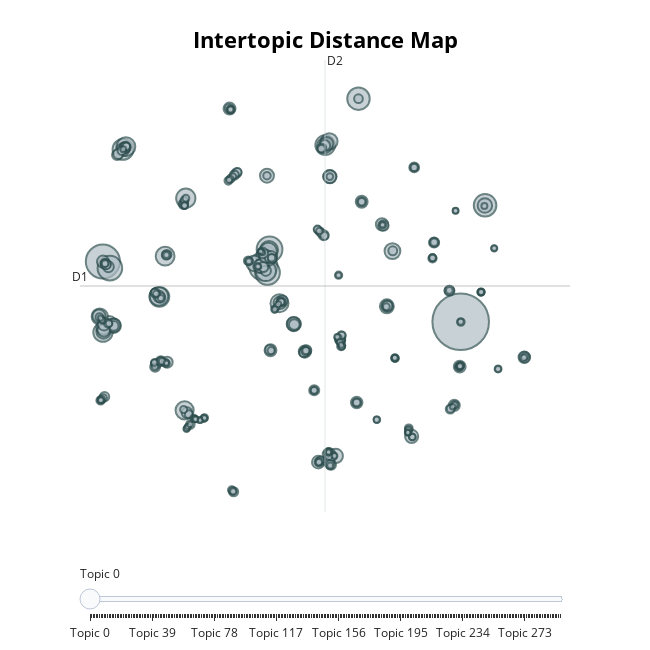

Source (notebook cell):
### Code cell
topic_model.visualize_topics()

### Figure 1 — Plotly figure (JSON) as saved in the notebook; plotly's stock layout.template omitted (floating-point values rounded to 4 significant figures; data arrays with more than 128 entries replaced by an {"elided": "..."} marker saying what was removed)
{"data": [{"customdata": {"elided": "296x3 mixed values"}, "hovertemplate": "<b>Topic %{customdata[0]}</b><br>Words: %{customdata[1]}<br>Size: %{customdata[2]}", "legendgroup": "", "marker": {"color": "#B0BEC5", "line": {"color": "DarkSlateGrey", "width": 2}, "size": {"elided": "296 int values"}, "sizemode": "area", "sizeref": 0.7106, "symbol": "circle"}, "mode": "markers", "name": "", "orientation": "v", "showlegend": false, "type": "scatter", "x": {"elided": "296 float values"}, "xaxis": "x", "y": {"elided": "296 float values"}, "yaxis": "y"}], "layout": {"annotations": [{"showarrow": false, "text": "D1", "x": -9.592, "y": 5.003, "yshift": 10}, {"showarrow": false, "text": "D2", "x": 6.535, "xshift": 10, "y": 21.0}], "height": 650, "hoverlabel": {"bgcolor": "white", "font": {"family": "Rockwell", "size": 16}}, "legend": {"itemsizing": "constant", "tracegroupgap": 0}, "margin": {"t": 60}, "shapes": [{"line": {"color": "#CFD8DC", "width": 2}, "type": "line", "x0": 6.535, "x1": 6.535, "y0": -10.99, "y1": 21.0}, {"line": {"color": "#9E9E9E", "width": 2}, "type": "line", "x0": -9.592, "x1": 22.66, "y0": 5.003, "y1": 5.003}], "sliders": [{"active": 0, "pad": {"t": 50}, "steps": [{"args": [{"marker.color": {"elided": "1x296 str values"}}], "label": "Topic 0", "method": "update"}, {"args": [{"marker.color": {"elided": "1x296 str values"}}], "label": "Topic 1", "method": "update"}, {"args": [{"marker.color": {"elided": "1x296 str values"}}], "label": "Topic 2", "method": "update"}, {"args": [{"marker.color": {"elided": "1x296 str values"}}], "label": "Topic 3", "method": "update"}, {"args": [{"marker.color": {"elided": "1x296 str values"}}], "label": "Topic 4", "method": "update"}, {"args": [{"marker.color": {"elided": "1x296 str values"}}], "label": "Topic 5", "method": "update"}, {"args": [{"marker.color": {"elided": "1x296 str values"}}], "label": "Topic 6", "method": "update"}, {"args": [{"marker.color": {"elided": "1x296 str values"}}], "label": "Topic 7", "method": "update"}, {"args": [{"marker.color": {"elided": "1x296 str values"}}], "label": "Topic 8", "method": "update"}, {"args": [{"marker.color": {"elided": "1x296 str values"}}], "label": "Topic 9", "method": "update"}, {"args": [{"marker.color": {"elided": "1x296 str values"}}], "label": "Topic 10", "method": "update"}, {"args": [{"marker.color": {"elided": "1x296 str values"}}], "label": "Topic 11", "method": "update"}, {"args": [{"marker.color": {"elided": "1x296 str values"}}], "label": "Topic 12", "method": "update"}, {"args": [{"marker.color": {"elided": "1x296 str values"}}], "label": "Topic 13", "method": "update"}, {"args": [{"marker.color": {"elided": "1x296 str values"}}], "label": "Topic 14", "method": "update"}, {"args": [{"marker.color": {"elided": "1x296 str values"}}], "label": "Topic 15", "method": "update"}, {"args": [{"marker.color": {"elided": "1x296 str values"}}], "label": "Topic 16", "method": "update"}, {"args": [{"marker.color": {"elided": "1x296 str values"}}], "label": "Topic 17", "method": "update"}, {"args": [{"marker.color": {"elided": "1x296 str values"}}], "label": "Topic 18", "method": "update"}, {"args": [{"marker.color": {"elided": "1x296 str values"}}], "label": "Topic 19", "method": "update"}, {"args": [{"marker.color": {"elided": "1x296 str values"}}], "label": "Topic 20", "method": "update"}, {"args": [{"marker.color": {"elided": "1x296 str values"}}], "label": "Topic 21", "method": "update"}, {"args": [{"marker.color": {"elided": "1x296 str values"}}], "label": "Topic 22", "method": "update"}, {"args": [{"marker.color": {"elided": "1x296 str values"}}], "label": "Topic 23", "method": "update"}, {"args": [{"marker.color": {"elided": "1x296 str values"}}], "label": "Topic 24", "method": "update"}, {"args": [{"marker.color": {"elided": "1x296 str values"}}], "label": "Topic 25", "method": "update"}, {"args": [{"marker.color": {"elided": "1x296 str values"}}], "label": "Topic 26", "method": "update"}, {"args": [{"marker.color": {"elided": "1x296 str values"}}], "label": "Topic 27", "method": "update"}, {"args": [{"marker.color": {"elided": "1x296 str values"}}], "label": "Topic 28", "method": "update"}, {"args": [{"marker.color": {"elided": "1x296 str values"}}], "label": "Topic 29", "method": "update"}, {"args": [{"marker.color": {"elided": "1x296 str values"}}], "label": "Topic 30", "method": "update"}, {"args": [{"marker.color": {"elided": "1x296 str values"}}], "label": "Topic 31", "method": "update"}, {"args": [{"marker.color": {"elided": "1x296 str values"}}], "label": "Topic 32", "method": "update"}, {"args": [{"marker.color": {"elided": "1x296 str values"}}], "label": "Topic 33", "method": "update"}, {"args": [{"marker.color": {"elided": "1x296 str values"}}], "label": "Topic 34", "method": "update"}, {"args": [{"marker.color": {"elided": "1x296 str values"}}], "label": "Topic 35", "method": "update"}, {"args": [{"marker.color": {"elided": "1x296 str values"}}], "label": "Topic 36", "method": "update"}, {"args": [{"marker.color": {"elided": "1x296 str values"}}], "label": "Topic 37", "method": "update"}, {"args": [{"marker.color": {"elided": "1x296 str values"}}], "label": "Topic 38", "method": "update"}, {"args": [{"marker.color": {"elided": "1x296 str values"}}], "label": "Topic 39", "method": "update"}, {"args": [{"marker.color": {"elided": "1x296 str values"}}], "label": "Topic 40", "method": "update"}, {"args": [{"marker.color": {"elided": "1x296 str values"}}], "label": "Topic 41", "method": "update"}, {"args": [{"marker.color": {"elided": "1x296 str values"}}], "label": "Topic 42", "method": "update"}, {"args": [{"marker.color": {"elided": "1x296 str values"}}], "label": "Topic 43", "method": "update"}, {"args": [{"marker.color": {"elided": "1x296 str values"}}], "label": "Topic 44", "method": "update"}, {"args": [{"marker.color": {"elided": "1x296 str values"}}], "label": "Topic 45", "method": "update"}, {"args": [{"marker.color": {"elided": "1x296 str values"}}], "label": "Topic 46", "method": "update"}, {"args": [{"marker.color": {"elided": "1x296 str values"}}], "label": "Topic 47", "method": "update"}, {"args": [{"marker.color": {"elided": "1x296 str values"}}], "label": "Topic 48", "method": "update"}, {"args": [{"marker.color": {"elided": "1x296 str values"}}], "label": "Topic 49", "method": "update"}, {"args": [{"marker.color": {"elided": "1x296 str values"}}], "label": "Topic 50", "method": "update"}, {"args": [{"marker.color": {"elided": "1x296 str values"}}], "label": "Topic 51", "method": "update"}, {"args": [{"marker.color": {"elided": "1x296 str values"}}], "label": "Topic 52", "method": "update"}, {"args": [{"marker.color": {"elided": "1x296 str values"}}], "label": "Topic 53", "method": "update"}, {"args": [{"marker.color": {"elided": "1x296 str values"}}], "label": "Topic 54", "method": "update"}, {"args": [{"marker.color": {"elided": "1x296 str values"}}], "label": "Topic 55", "method": "update"}, {"args": [{"marker.color": {"elided": "1x296 str values"}}], "label": "Topic 56", "method": "update"}, {"args": [{"marker.color": {"elided": "1x296 str values"}}], "label": "Topic 57", "method": "update"}, {"args": [{"marker.color": {"elided": "1x296 str values"}}], "label": "Topic 58", "method": "update"}, {"args": [{"marker.color": {"elided": "1x296 str values"}}], "label": "Topic 59", "method": "update"}, {"args": [{"marker.color": {"elided": "1x296 str values"}}], "label": "Topic 60", "method": "update"}, {"args": [{"marker.color": {"elided": "1x296 str values"}}], "label": "Topic 61", "method": "update"}, {"args": [{"marker.color": {"elided": "1x296 str values"}}], "label": "Topic 62", "method": "update"}, {"args": [{"marker.color": {"elided": "1x296 str values"}}], "label": "Topic 63", "method": "update"}, {"args": [{"marker.color": {"elided": "1x296 str values"}}], "label": "Topic 64", "method": "update"}, {"args": [{"marker.color": {"elided": "1x296 str values"}}], "label": "Topic 65", "method": "update"}, {"args": [{"marker.color": {"elided": "1x296 str values"}}], "label": "Topic 66", "method": "update"}, {"args": [{"marker.color": {"elided": "1x296 str values"}}], "label": "Topic 67", "method": "update"}, {"args": [{"marker.color": {"elided": "1x296 str values"}}], "label": "Topic 68", "method": "update"}, {"args": [{"marker.color": {"elided": "1x296 str values"}}], "label": "Topic 69", "method": "update"}, {"args": [{"marker.color": {"elided": "1x296 str values"}}], "label": "Topic 70", "method": "update"}, {"args": [{"marker.color": {"elided": "1x296 str values"}}], "label": "Topic 71", "method": "update"}, {"args": [{"marker.color": {"elided": "1x296 str values"}}], "label": "Topic 72", "method": "update"}, {"args": [{"marker.color": {"elided": "1x296 str values"}}], "label": "Topic 73", "method": "update"}, {"args": [{"marker.color": {"elided": "1x296 str values"}}], "label": "Topic 74", "method": "update"}, {"args": [{"marker.color": {"elided": "1x296 str values"}}], "label": "Topic 75", "method": "update"}, {"args": [{"marker.color": {"elided": "1x296 str values"}}], "label": "Topic 76", "method": "update"}, {"args": [{"marker.color": {"elided": "1x296 str values"}}], "label": "Topic 77", "method": "update"}, {"args": [{"marker.color": {"elided": "1x296 str values"}}], "label": "Topic 78", "method": "update"}, {"args": [{"marker.color": {"elided": "1x296 str values"}}], "label": "Topic 79", "method": "update"}, {"args": [{"marker.color": {"elided": "1x296 str values"}}], "label": "Topic 80", "method": "update"}, {"args": [{"marker.color": {"elided": "1x296 str values"}}], "label": "Topic 81", "method": "update"}, {"args": [{"marker.color": {"elided": "1x296 str values"}}], "label": "Topic 82", "method": "update"}, {"args": [{"marker.color": {"elided": "1x296 str values"}}], "label": "Topic 83", "method": "update"}, {"args": [{"marker.color": {"elided": "1x296 str values"}}], "label": "Topic 84", "method": "update"}, {"args": [{"marker.color": {"elided": "1x296 str values"}}], "label": "Topic 85", "method": "update"}, {"args": [{"marker.color": {"elided": "1x296 str values"}}], "label": "Topic 86", "method": "update"}, {"args": [{"marker.color": {"elided": "1x296 str values"}}], "label": "Topic 87", "method": "update"}, {"args": [{"marker.color": {"elided": "1x296 str values"}}], "label": "Topic 88", "method": "update"}, {"args": [{"marker.color": {"elided": "1x296 str values"}}], "label": "Topic 89", "method": "update"}, {"args": [{"marker.color": {"elided": "1x296 str values"}}], "label": "Topic 90", "method": "update"}, {"args": [{"marker.color": {"elided": "1x296 str values"}}], "label": "Topic 91", "method": "update"}, {"args": [{"marker.color": {"elided": "1x296 str values"}}], "label": "Topic 92", "method": "update"}, {"args": [{"marker.color": {"elided": "1x296 str values"}}], "label": "Topic 93", "method": "update"}, {"args": [{"marker.color": {"elided": "1x296 str values"}}], "label": "Topic 94", "method": "update"}, {"args": [{"marker.color": {"elided": "1x296 str values"}}], "label": "Topic 95", "method": "update"}, {"args": [{"marker.color": {"elided": "1x296 str values"}}], "label": "Topic 96", "method": "update"}, {"args": [{"marker.color": {"elided": "1x296 str values"}}], "label": "Topic 97", "method": "update"}, {"args": [{"marker.color": {"elided": "1x296 str values"}}], "label": "Topic 98", "method": "update"}, {"args": [{"marker.color": {"elided": "1x296 str values"}}], "label": "Topic 99", "method": "update"}, {"args": [{"marker.color": {"elided": "1x296 str values"}}], "label": "Topic 100", "method": "update"}, {"args": [{"marker.color": {"elided": "1x296 str values"}}], "label": "Topic 101", "method": "update"}, {"args": [{"marker.color": {"elided": "1x296 str values"}}], "label": "Topic 102", "method": "update"}, {"args": [{"marker.color": {"elided": "1x296 str values"}}], "label": "Topic 103", "method": "update"}, {"args": [{"marker.color": {"elided": "1x296 str values"}}], "label": "Topic 104", "method": "update"}, {"args": [{"marker.color": {"elided": "1x296 str values"}}], "label": "Topic 105", "method": "update"}, {"args": [{"marker.color": {"elided": "1x296 str values"}}], "label": "Topic 106", "method": "update"}, {"args": [{"marker.color": {"elided": "1x296 str values"}}], "label": "Topic 107", "method": "update"}, {"args": [{"marker.color": {"elided": "1x296 str values"}}], "label": "Topic 108", "method": "update"}, {"args": [{"marker.color": {"elided": "1x296 str values"}}], "label": "Topic 109", "method": "update"}, {"args": [{"marker.color": {"elided": "1x296 str values"}}], "label": "Topic 110", "method": "update"}, {"args": [{"marker.color": {"elided": "1x296 str values"}}], "label": "Topic 111", "method": "update"}, {"args": [{"marker.color": {"elided": "1x296 str values"}}], "label": "Topic 112", "method": "update"}, {"args": [{"marker.color": {"elided": "1x296 str values"}}], "label": "Topic 113", "method": "update"}, {"args": [{"marker.color": {"elided": "1x296 str values"}}], "label": "Topic 114", "method": "update"}, {"args": [{"marker.color": {"elided": "1x296 str values"}}], "label": "Topic 115", "method": "update"}, {"args": [{"marker.color": {"elided": "1x296 str values"}}], "label": "Topic 116", "method": "update"}, {"args": [{"marker.color": {"elided": "1x296 str values"}}], "label": "Topic 117", "method": "update"}, {"args": [{"marker.color": {"elided": "1x296 str values"}}], "label": "Topic 118", "method": "update"}, {"args": [{"marker.color": {"elided": "1x296 str values"}}], "label": "Topic 119", "method": "update"}, {"args": [{"marker.color": {"elided": "1x296 str values"}}], "label": "Topic 120", "method": "update"}, {"args": [{"marker.color": {"elided": "1x296 str values"}}], "label": "Topic 121", "method": "update"}, {"args": [{"marker.color": {"elided": "1x296 str values"}}], "label": "Topic 122", "method": "update"}, {"args": [{"marker.color": {"elided": "1x296 str values"}}], "label": "Topic 123", "method": "update"}, {"args": [{"marker.color": {"elided": "1x296 str values"}}], "label": "Topic 124", "method": "update"}, {"args": [{"marker.color": {"elided": "1x296 str values"}}], "label": "Topic 125", "method": "update"}, {"args": [{"marker.color": {"elided": "1x296 str values"}}], "label": "Topic 126", "method": "update"}, {"args": [{"marker.color": {"elided": "1x296 str values"}}], "label": "Topic 127", "method": "update"}, {"args": [{"marker.color": {"elided": "1x296 str values"}}], "label": "Topic 128", "method": "update"}, {"args": [{"marker.color": {"elided": "1x296 str values"}}], "label": "Topic 129", "method": "update"}, {"args": [{"marker.color": {"elided": "1x296 str values"}}], "label": "Topic 130", "method": "update"}, {"args": [{"marker.color": {"elided": "1x296 str values"}}], "label": "Topic 131", "method": "update"}, {"args": [{"marker.color": {"elided": "1x296 str values"}}], "label": "Topic 132", "method": "update"}, {"args": [{"marker.color": {"elided": "1x296 str values"}}], "label": "Topic 133", "method": "update"}, {"args": [{"marker.color": {"elided": "1x296 str values"}}], "label": "Topic 134", "method": "update"}, {"args": [{"marker.color": {"elided": "1x296 str values"}}], "label": "Topic 135", "method": "update"}, {"args": [{"marker.color": {"elided": "1x296 str values"}}], "label": "Topic 136", "method": "update"}, {"args": [{"marker.color": {"elided": "1x296 str values"}}], "label": "Topic 137", "method": "update"}, {"args": [{"marker.color": {"elided": "1x296 str values"}}], "label": "Topic 138", "method": "update"}, {"args": [{"marker.color": {"elided": "1x296 str values"}}], "label": "Topic 139", "method": "update"}, {"args": [{"marker.color": {"elided": "1x296 str values"}}], "label": "Topic 140", "method": "update"}, {"args": [{"marker.color": {"elided": "1x296 str values"}}], "label": "Topic 141", "method": "update"}, {"args": [{"marker.color": {"elided": "1x296 str values"}}], "label": "Topic 142", "method": "update"}, {"args": [{"marker.color": {"elided": "1x296 str values"}}], "label": "Topic 143", "method": "update"}, {"args": [{"marker.color": {"elided": "1x296 str values"}}], "label": "Topic 144", "method": "update"}, {"args": [{"marker.color": {"elided": "1x296 str values"}}], "label": "Topic 145", "method": "update"}, {"args": [{"marker.color": {"elided": "1x296 str values"}}], "label": "Topic 146", "method": "update"}, {"args": [{"marker.color": {"elided": "1x296 str values"}}], "label": "Topic 147", "method": "update"}, {"args": [{"marker.color": {"elided": "1x296 str values"}}], "label": "Topic 148", "method": "update"}, {"args": [{"marker.color": {"elided": "1x296 str values"}}], "label": "Topic 149", "method": "update"}, {"args": [{"marker.color": {"elided": "1x296 str values"}}], "label": "Topic 150", "method": "update"}, {"args": [{"marker.color": {"elided": "1x296 str values"}}], "label": "Topic 151", "method": "update"}, {"args": [{"marker.color": {"elided": "1x296 str values"}}], "label": "Topic 152", "method": "update"}, {"args": [{"marker.color": {"elided": "1x296 str values"}}], "label": "Topic 153", "method": "update"}, {"args": [{"marker.color": {"elided": "1x296 str values"}}], "label": "Topic 154", "method": "update"}, {"args": [{"marker.color": {"elided": "1x296 str values"}}], "label": "Topic 155", "method": "update"}, {"args": [{"marker.color": {"elided": "1x296 str values"}}], "label": "Topic 156", "method": "update"}, {"args": [{"marker.color": {"elided": "1x296 str values"}}], "label": "Topic 157", "method": "update"}, {"args": [{"marker.color": {"elided": "1x296 str values"}}], "label": "Topic 158", "method": "update"}, {"args": [{"marker.color": {"elided": "1x296 str values"}}], "label": "Topic 159", "method": "update"}, {"args": [{"marker.color": {"elided": "1x296 str values"}}], "label": "Topic 160", "method": "update"}, {"args": [{"marker.color": {"elided": "1x296 str values"}}], "label": "Topic 161", "method": "update"}, {"args": [{"marker.color": {"elided": "1x296 str values"}}], "label": "Topic 162", "method": "update"}, {"args": [{"marker.color": {"elided": "1x296 str values"}}], "label": "Topic 163", "method": "update"}, {"args": [{"marker.color": {"elided": "1x296 str values"}}], "label": "Topic 164", "method": "update"}, {"args": [{"marker.color": {"elided": "1x296 str values"}}], "label": "Topic 165", "method": "update"}, {"args": [{"marker.color": {"elided": "1x296 str values"}}], "label": "Topic 166", "method": "update"}, {"args": [{"marker.color": {"elided": "1x296 str values"}}], "label": "Topic 167", "method": "update"}, {"args": [{"marker.color": {"elided": "1x296 str values"}}], "label": "Topic 168", "method": "update"}, {"args": [{"marker.color": {"elided": "1x296 str values"}}], "label": "Topic 169", "method": "update"}, {"args": [{"marker.color": {"elided": "1x296 str values"}}], "label": "Topic 170", "method": "update"}, {"args": [{"marker.color": {"elided": "1x296 str values"}}], "label": "Topic 171", "method": "update"}, {"args": [{"marker.color": {"elided": "1x296 str values"}}], "label": "Topic 172", "method": "update"}, {"args": [{"marker.color": {"elided": "1x296 str values"}}], "label": "Topic 173", "method": "update"}, {"args": [{"marker.color": {"elided": "1x296 str values"}}], "label": "Topic 174", "method": "update"}, {"args": [{"marker.color": {"elided": "1x296 str values"}}], "label": "Topic 175", "method": "update"}, {"args": [{"marker.color": {"elided": "1x296 str values"}}], "label": "Topic 176", "method": "update"}, {"args": [{"marker.color": {"elided": "1x296 str values"}}], "label": "Topic 177", "method": "update"}, {"args": [{"marker.color": {"elided": "1x296 str values"}}], "label": "Topic 178", "method": "update"}, {"args": [{"marker.color": {"elided": "1x296 str values"}}], "label": "Topic 179", "method": "update"}, {"args": [{"marker.color": {"elided": "1x296 str values"}}], "label": "Topic 180", "method": "update"}, {"args": [{"marker.color": {"elided": "1x296 str values"}}], "label": "Topic 181", "method": "update"}, {"args": [{"marker.color": {"elided": "1x296 str values"}}], "label": "Topic 182", "method": "update"}, {"args": [{"marker.color": {"elided": "1x296 str values"}}], "label": "Topic 183", "method": "update"}, {"args": [{"marker.color": {"elided": "1x296 str values"}}], "label": "Topic 184", "method": "update"}, {"args": [{"marker.color": {"elided": "1x296 str values"}}], "label": "Topic 185", "method": "update"}, {"args": [{"marker.color": {"elided": "1x296 str values"}}], "label": "Topic 186", "method": "update"}, {"args": [{"marker.color": {"elided": "1x296 str values"}}], "label": "Topic 187", "method": "update"}, {"args": [{"marker.color": {"elided": "1x296 str values"}}], "label": "Topic 188", "method": "update"}, {"args": [{"marker.color": {"elided": "1x296 str values"}}], "label": "Topic 189", "method": "update"}, {"args": [{"marker.color": {"elided": "1x296 str values"}}], "label": "Topic 190", "method": "update"}, {"args": [{"marker.color": {"elided": "1x296 str values"}}], "label": "Topic 191", "method": "update"}, {"args": [{"marker.color": {"elided": "1x296 str values"}}], "label": "Topic 192", "method": "update"}, {"args": [{"marker.color": {"elided": "1x296 str values"}}], "label": "Topic 193", "method": "update"}, {"args": [{"marker.color": {"elided": "1x296 str values"}}], "label": "Topic 194", "method": "update"}, {"args": [{"marker.color": {"elided": "1x296 str values"}}], "label": "Topic 195", "method": "update"}, {"args": [{"marker.color": {"elided": "1x296 str values"}}], "label": "Topic 196", "method": "update"}, {"args": [{"marker.color": {"elided": "1x296 str values"}}], "label": "Topic 197", "method": "update"}, {"args": [{"marker.color": {"elided": "1x296 str values"}}], "label": "Topic 198", "method": "update"}, {"args": [{"marker.color": {"elided": "1x296 str values"}}], "label": "Topic 199", "method": "update"}, {"args": [{"marker.color": {"elided": "1x296 str values"}}], "label": "Topic 200", "method": "update"}, {"args": [{"marker.color": {"elided": "1x296 str values"}}], "label": "Topic 201", "method": "update"}, {"args": [{"marker.color": {"elided": "1x296 str values"}}], "label": "Topic 202", "method": "update"}, {"args": [{"marker.color": {"elided": "1x296 str values"}}], "label": "Topic 203", "method": "update"}, {"args": [{"marker.color": {"elided": "1x296 str values"}}], "label": "Topic 204", "method": "update"}, {"args": [{"marker.color": {"elided": "1x296 str values"}}], "label": "Topic 205", "method": "update"}, {"args": [{"marker.color": {"elided": "1x296 str values"}}], "label": "Topic 206", "method": "update"}, {"args": [{"marker.color": {"elided": "1x296 str values"}}], "label": "Topic 207", "method": "update"}, {"args": [{"marker.color": {"elided": "1x296 str values"}}], "label": "Topic 208", "method": "update"}, {"args": [{"marker.color": {"elided": "1x296 str values"}}], "label": "Topic 209", "method": "update"}, {"args": [{"marker.color": {"elided": "1x296 str values"}}], "label": "Topic 210", "method": "update"}, {"args": [{"marker.color": {"elided": "1x296 str values"}}], "label": "Topic 211", "method": "update"}, {"args": [{"marker.color": {"elided": "1x296 str values"}}], "label": "Topic 212", "method": "update"}, {"args": [{"marker.color": {"elided": "1x296 str values"}}], "label": "Topic 213", "method": "update"}, {"args": [{"marker.color": {"elided": "1x296 str values"}}], "label": "Topic 214", "method": "update"}, {"args": [{"marker.color": {"elided": "1x296 str values"}}], "label": "Topic 215", "method": "update"}, {"args": [{"marker.color": {"elided": "1x296 str values"}}], "label": "Topic 216", "method": "update"}, {"args": [{"marker.color": {"elided": "1x296 str values"}}], "label": "Topic 217", "method": "update"}, {"args": [{"marker.color": {"elided": "1x296 str values"}}], "label": "Topic 218", "method": "update"}, {"args": [{"marker.color": {"elided": "1x296 str values"}}], "label": "Topic 219", "method": "update"}, {"args": [{"marker.color": {"elided": "1x296 str values"}}], "label": "Topic 220", "method": "update"}, {"args": [{"marker.color": {"elided": "1x296 str values"}}], "label": "Topic 221", "method": "update"}, {"args": [{"marker.color": {"elided": "1x296 str values"}}], "label": "Topic 222", "method": "update"}, {"args": [{"marker.color": {"elided": "1x296 str values"}}], "label": "Topic 223", "method": "update"}, {"args": [{"marker.color": {"elided": "1x296 str values"}}], "label": "Topic 224", "method": "update"}, {"args": [{"marker.color": {"elided": "1x296 str values"}}], "label": "Topic 225", "method": "update"}, {"args": [{"marker.color": {"elided": "1x296 str values"}}], "label": "Topic 226", "method": "update"}, {"args": [{"marker.color": {"elided": "1x296 str values"}}], "label": "Topic 227", "method": "update"}, {"args": [{"marker.color": {"elided": "1x296 str values"}}], "label": "Topic 228", "method": "update"}, {"args": [{"marker.color": {"elided": "1x296 str values"}}], "label": "Topic 229", "method": "update"}, {"args": [{"marker.color": {"elided": "1x296 str values"}}], "label": "Topic 230", "method": "update"}, {"args": [{"marker.color": {"elided": "1x296 str values"}}], "label": "Topic 231", "method": "update"}, {"args": [{"marker.color": {"elided": "1x296 str values"}}], "label": "Topic 232", "method": "update"}, {"args": [{"marker.color": {"elided": "1x296 str values"}}], "label": "Topic 233", "method": "update"}, {"args": [{"marker.color": {"elided": "1x296 str values"}}], "label": "Topic 234", "method": "update"}, {"args": [{"marker.color": {"elided": "1x296 str values"}}], "label": "Topic 235", "method": "update"}, {"args": [{"marker.color": {"elided": "1x296 str values"}}], "label": "Topic 236", "method": "update"}, {"args": [{"marker.color": {"elided": "1x296 str values"}}], "label": "Topic 237", "method": "update"}, {"args": [{"marker.color": {"elided": "1x296 str values"}}], "label": "Topic 238", "method": "update"}, {"args": [{"marker.color": {"elided": "1x296 str values"}}], "label": "Topic 239", "method": "update"}, {"args": [{"marker.color": {"elided": "1x296 str values"}}], "label": "Topic 240", "method": "update"}, {"args": [{"marker.color": {"elided": "1x296 str values"}}], "label": "Topic 241", "method": "update"}, {"args": [{"marker.color": {"elided": "1x296 str values"}}], "label": "Topic 242", "method": "update"}, {"args": [{"marker.color": {"elided": "1x296 str values"}}], "label": "Topic 243", "method": "update"}, {"args": [{"marker.color": {"elided": "1x296 str values"}}], "label": "Topic 244", "method": "update"}, {"args": [{"marker.color": {"elided": "1x296 str values"}}], "label": "Topic 245", "method": "update"}, {"args": [{"marker.color": {"elided": "1x296 str values"}}], "label": "Topic 246", "method": "update"}, {"args": [{"marker.color": {"elided": "1x296 str values"}}], "label": "Topic 247", "method": "update"}, {"args": [{"marker.color": {"elided": "1x296 str values"}}], "label": "Topic 248", "method": "update"}, {"args": [{"marker.color": {"elided": "1x296 str values"}}], "label": "Topic 249", "method": "update"}, {"args": [{"marker.color": {"elided": "1x296 str values"}}], "label": "Topic 250", "method": "update"}, {"args": [{"marker.color": {"elided": "1x296 str values"}}], "label": "Topic 251", "method": "update"}, {"args": [{"marker.color": {"elided": "1x296 str values"}}], "label": "Topic 252", "method": "update"}, {"args": [{"marker.color": {"elided": "1x296 str values"}}], "label": "Topic 253", "method": "update"}, {"args": [{"marker.color": {"elided": "1x296 str values"}}], "label": "Topic 254", "method": "update"}, {"args": [{"marker.color": {"elided": "1x296 str values"}}], "label": "Topic 255", "method": "update"}, {"args": [{"marker.color": {"elided": "1x296 str values"}}], "label": "Topic 256", "method": "update"}, {"args": [{"marker.color": {"elided": "1x296 str values"}}], "label": "Topic 257", "method": "update"}, {"args": [{"marker.color": {"elided": "1x296 str values"}}], "label": "Topic 258", "method": "update"}, {"args": [{"marker.color": {"elided": "1x296 str values"}}], "label": "Topic 259", "method": "update"}, {"args": [{"marker.color": {"elided": "1x296 str values"}}], "label": "Topic 260", "method": "update"}, {"args": [{"marker.color": {"elided": "1x296 str values"}}], "label": "Topic 261", "method": "update"}, {"args": [{"marker.color": {"elided": "1x296 str values"}}], "label": "Topic 262", "method": "update"}, {"args": [{"marker.color": {"elided": "1x296 str values"}}], "label": "Topic 263", "method": "update"}, {"args": [{"marker.color": {"elided": "1x296 str values"}}], "label": "Topic 264", "method": "update"}, {"args": [{"marker.color": {"elided": "1x296 str values"}}], "label": "Topic 265", "method": "update"}, {"args": [{"marker.color": {"elided": "1x296 str values"}}], "label": "Topic 266", "method": "update"}, {"args": [{"marker.color": {"elided": "1x296 str values"}}], "label": "Topic 267", "method": "update"}, {"args": [{"marker.color": {"elided": "1x296 str values"}}], "label": "Topic 268", "method": "update"}, {"args": [{"marker.color": {"elided": "1x296 str values"}}], "label": "Topic 269", "method": "update"}, {"args": [{"marker.color": {"elided": "1x296 str values"}}], "label": "Topic 270", "method": "update"}, {"args": [{"marker.color": {"elided": "1x296 str values"}}], "label": "Topic 271", "method": "update"}, {"args": [{"marker.color": {"elided": "1x296 str values"}}], "label": "Topic 272", "method": "update"}, {"args": [{"marker.color": {"elided": "1x296 str values"}}], "label": "Topic 273", "method": "update"}, {"args": [{"marker.color": {"elided": "1x296 str values"}}], "label": "Topic 274", "method": "update"}, {"args": [{"marker.color": {"elided": "1x296 str values"}}], "label": "Topic 275", "method": "update"}, {"args": [{"marker.color": {"elided": "1x296 str values"}}], "label": "Topic 276", "method": "update"}, {"args": [{"marker.color": {"elided": "1x296 str values"}}], "label": "Topic 277", "method": "update"}, {"args": [{"marker.color": {"elided": "1x296 str values"}}], "label": "Topic 278", "method": "update"}, {"args": [{"marker.color": {"elided": "1x296 str values"}}], "label": "Topic 279", "method": "update"}, {"args": [{"marker.color": {"elided": "1x296 str values"}}], "label": "Topic 280", "method": "update"}, {"args": [{"marker.color": {"elided": "1x296 str values"}}], "label": "Topic 281", "method": "update"}, {"args": [{"marker.color": {"elided": "1x296 str values"}}], "label": "Topic 282", "method": "update"}, {"args": [{"marker.color": {"elided": "1x296 str values"}}], "label": "Topic 283", "method": "update"}, {"args": [{"marker.color": {"elided": "1x296 str values"}}], "label": "Topic 284", "method": "update"}, {"args": [{"marker.color": {"elided": "1x296 str values"}}], "label": "Topic 285", "method": "update"}, {"args": [{"marker.color": {"elided": "1x296 str values"}}], "label": "Topic 286", "method": "update"}, {"args": [{"marker.color": {"elided": "1x296 str values"}}], "label": "Topic 287", "method": "update"}, {"args": [{"marker.color": {"elided": "1x296 str values"}}], "label": "Topic 288", "method": "update"}, {"args": [{"marker.color": {"elided": "1x296 str values"}}], "label": "Topic 289", "method": "update"}, {"args": [{"marker.color": {"elided": "1x296 str values"}}], "label": "Topic 290", "method": "update"}, {"args": [{"marker.color": {"elided": "1x296 str values"}}], "label": "Topic 291", "method": "update"}, {"args": [{"marker.color": {"elided": "1x296 str values"}}], "label": "Topic 292", "method": "update"}, {"args": [{"marker.color": {"elided": "1x296 str values"}}], "label": "Topic 293", "method": "update"}, {"args": [{"marker.color": {"elided": "1x296 str values"}}], "label": "Topic 294", "method": "update"}, {"args": [{"marker.color": {"elided": "1x296 str values"}}], "label": "Topic 295", "method": "update"}]}], "title": {"font": {"color": "Black", "size": 22}, "text": "<b>Intertopic Distance Map", "x": 0.5, "xanchor": "center", "y": 0.95, "yanchor": "top"}, "width": 650, "xaxis": {"anchor": "y", "domain": [0, 1], "range": [-9.592, 22.66], "title": {"text": ""}, "visible": false}, "yaxis": {"anchor": "x", "domain": [0, 1], "range": [-10.99, 21.0], "title": {"text": ""}, "visible": false}}}
